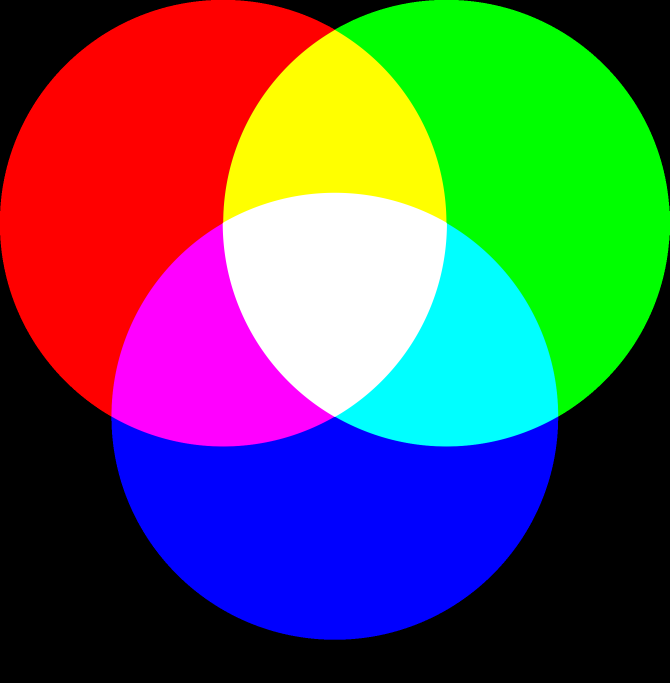
#> input picture data/RGB.png, 2009 x 2048 px, found by its file name (shown at 1/3 size)
$ jupyter execute 'Vẽ Đối tượng.ipynb'
#> lines starting #> are read from the running program, lines starting #| are printed output that depends on the picture
#### Vẽ đường thẳng
Syntax: cv2.line(img, start_point, end_point, color, thickness)

thinkness: độ dày (px)

[cell 1]
import cv2

path = r"data\RGB.png"

img = cv2.imread(path)
#> img is the input picture: shape (2048, 2009, 3); mean B, G, R 87.5, 87.5, 87.5
img = cv2.resize(img, (800, 800))
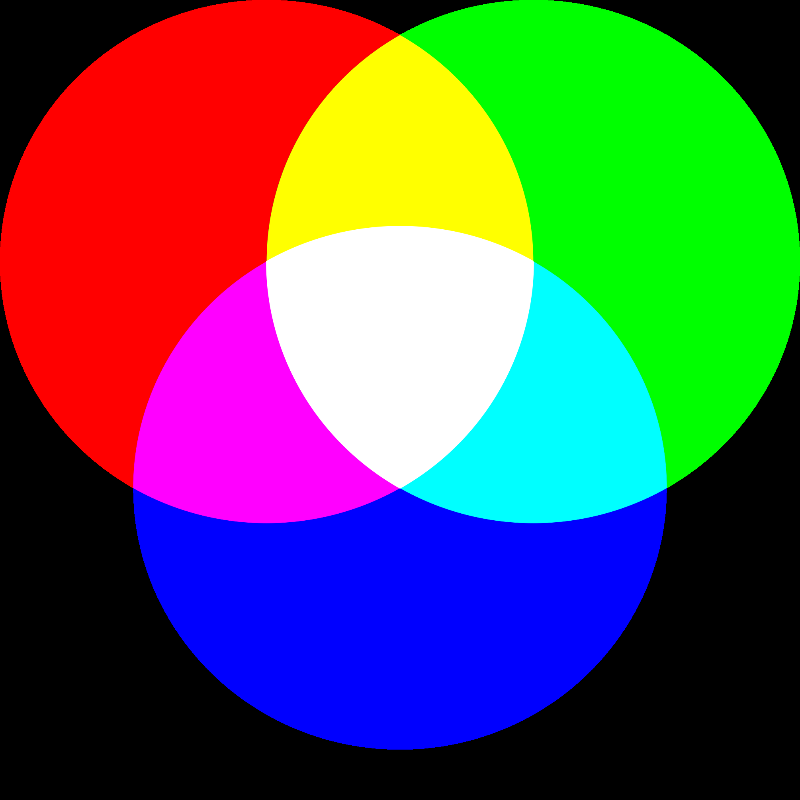
#> img: shape (800, 800, 3); mean B, G, R 87.5, 87.5, 87.5

start_point = (0,0)
end_point = (100, 100)
color = (0, 0, 255)
thickness = 7
img = cv2.line(img,start_point, end_point,color,thickness=thickness)

cv2.imshow("Anh", img)

if cv2.waitKey(0) & 0xff == 27:
#> (key Esc is pressed here)
    cv2.destroyAllWindows()

### Vẽ đường tròn
cv2.circle(img, centet_coordinates, radius, color, thickness)

[cell 2]
import cv2

path = r"data\RGB.png"

img = cv2.imread(path)
img = cv2.resize(img, (800, 800))

center = (100, 100)
radius = 30
color = (0, 255, 255)
thickness = 7
img = cv2.circle(img,center, radius,color,thickness=thickness)

cv2.imshow("Anh", img)

if cv2.waitKey(0) & 0xff == 27:
#> (key Esc is pressed here)
    cv2.destroyAllWindows()

### Vẽ hcn
Syntax: cv2.rectangle(img, start_point, end_point, color, thickness)

start and end là 2 điểm đầu cuối của đường chéo

[cell 3]
import cv2

path = r"data\RGB.png"

img = cv2.imread(path)
img = cv2.resize(img, (800, 800))

start_point = (0,0)
end_point = (100, 300)
color = (0, 255, 200)
thickness = 7
img = cv2.rectangle(img,start_point, end_point,color,thickness=thickness)

cv2.imshow("Anh", img)

if cv2.waitKey(0) & 0xff == 27:
#> (key Esc is pressed here)
    cv2.destroyAllWindows()

### Viết text

cv2.putText(img, text, org, font, fontScale, color[, thickness [, lineType[, bottomlLeftOrigin]]])

org: trục đáy, tọa độ đáy

fontScale: phóng to chữ

[cell 4]
import cv2

path = r"data\RGB.png"

img = cv2.imread(path)
img = cv2.resize(img, (800, 800))

font = cv2.FONT_HERSHEY_SIMPLEX
org = (30, 30)
fontScale = 2
color = (100, 100, 100)
thickness = 3
img = cv2.putText(img, "xin chao", org,font,  fontScale, color, thickness)
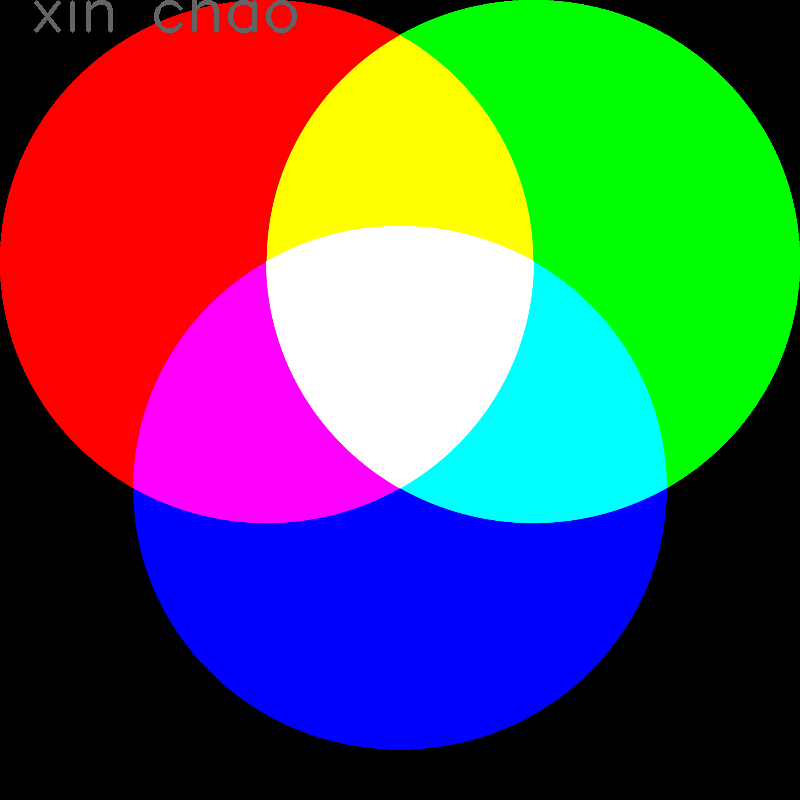
#> img: shape (800, 800, 3); mean B, G, R 87.9, 87.9, 87.3

cv2.imshow("Anh", img)

if cv2.waitKey(0) & 0xff == 27:
#> (key Esc is pressed here)
    cv2.destroyAllWindows()
